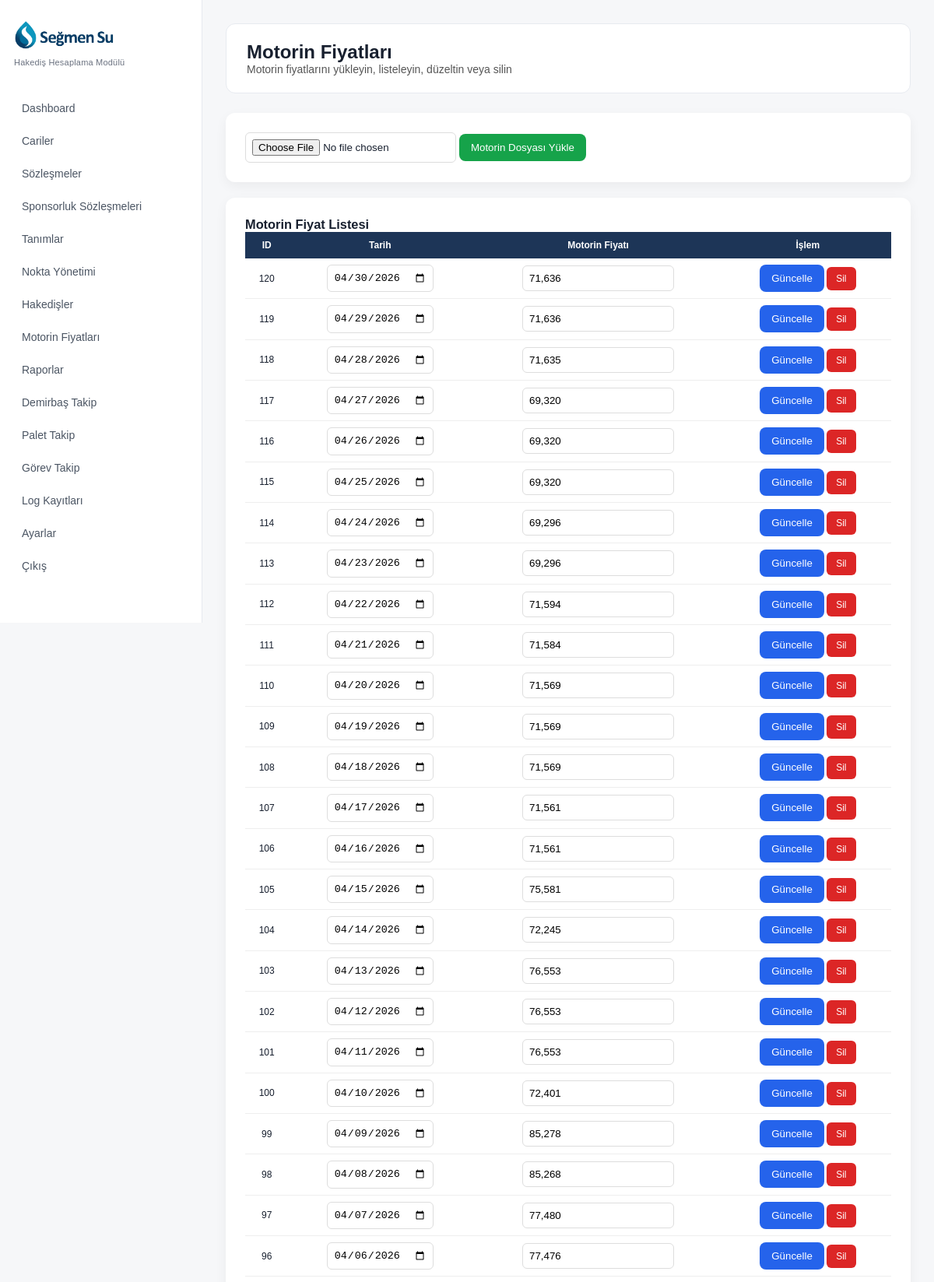
The page /motorin-yukle.php (signed in, upper part) on the database its author committed.
### tables this page shows
CREATE TABLE `motorin_fiyatlari` (
  `id` int(11) NOT NULL,
  `tarih` date DEFAULT NULL,
  `motorin_fiyati` decimal(10,3) DEFAULT NULL,
  `created_at` timestamp NOT NULL DEFAULT current_timestamp()
);

### motorin-yukle.php (the view, shortened to what this page needs)
<?php
require_once __DIR__ . '/config/database.php';
$query = $db->query("
    SELECT *
    FROM motorin_fiyatlari
    ORDER BY tarih DESC
");
$motorinler =
    $query->fetchAll(PDO::FETCH_ASSOC);
?>
<!DOCTYPE html>
<html lang="tr">
<head>
<link rel="stylesheet" href="assets/css/style.css">
</head>
<body>
<?php require_once __DIR__ . '/sidebar.php'; ?>
<div class="main">
    <div class="topbar">
        <h2>Motorin Fiyatları</h2>
        <p>
            Motorin fiyatlarını yükleyin, listeleyin, düzeltin veya silin
        </p>
    </div>
    <div class="box">
        <form method="POST" enctype="multipart/form-data">
            <input type="file" name="csv" required>
            <button type="submit">
                Motorin Dosyası Yükle
            </button>
        </form>
    </div>
    <div class="box">
        <h3>Motorin Fiyat Listesi</h3>
        <table>
            <thead>
                <tr>
                    <th>ID</th>
                    <th>Tarih</th>
                    <th>Motorin Fiyatı</th>
                    <th>İşlem</th>
                </tr>
            </thead>
            <tbody>
            <?php foreach($motorinler as $m): ?>
                <tr>
                    <form method="POST">
                        <td>
                            <?php echo $m['id']; ?>
                        </td>
                        <td>
                            <input
                                type="date"
                                name="tarih"
                                value="<?php echo $m['tarih']; ?>"
                            >
                        </td>
                        <td>
                            <input
                                type="text"
                                name="motorin_fiyati"
                                value="<?php echo number_format($m['motorin_fiyati'],3,',','.'); ?>"
                            >
                        </td>
                        <td>
                            <button
                                type="submit"
                                name="guncelle"
                                value="1"
                                class="btn-blue"
                            >
                                Güncelle
                            </button>
                            <a
                                href="motorin-yukle.php?sil=<?php echo $m['id']; ?>"
                                class="btn-red"
                                onclick="return confirm('Bu kayıt silinsin mi?');"
                            >
                                Sil
                            </a>
                        </td>
                    </form>
                </tr>
            <?php endforeach; ?>
            </tbody>
        </table>
    </div>
</div>
</body>
</html>

### assets/css/style.css (style rules this page uses)
* { margin:0; padding:0; box-sizing:border-box; }
body { font-family:Arial, Helvetica, sans-serif; background:#f6f7f9; font-size:14px; color:#18202f; }
.main { margin-left:260px; padding:30px; }
.topbar { background:white; padding:22px 26px; border-radius:12px; border:1px solid #e7eaf0; box-shadow:none; margin-bottom:25px; }
.topbar h2 { font-size:24px; }
.topbar p { font-size:14px; color:#555; }

### motorin-yukle.php (style rules this page uses)
.box { background:white; padding:25px; border-radius:12px; box-shadow:0 5px 15px rgba(0,0,0,.05); margin-bottom:20px; }
button { background:#16a34a; color:white; border:none; padding:10px 15px; border-radius:8px; cursor:pointer; }
input[type=file], input[type=date], input[type=text] { padding:8px; border:1px solid #ddd; border-radius:6px; }
table { width:100%; border-collapse:collapse; background:white; }
table th { background:#1d3557; color:white; padding:10px; font-size:12px; }
table td { padding:8px; border-bottom:1px solid #eee; text-align:center; font-size:12px; }
.btn-red { background:#dc2626; color:white; padding:8px 12px; border-radius:6px; text-decoration:none; }
.btn-blue { background:#2563eb; }

### rows shown on the page
motorin_fiyatlari: id "120", tarih "04/30/2026", motorin_fiyati "71,636"
motorin_fiyatlari: id "119", tarih "04/29/2026", motorin_fiyati "71,636"
motorin_fiyatlari: id "118", tarih "04/28/2026", motorin_fiyati "71,635"
motorin_fiyatlari: id "117", tarih "04/27/2026", motorin_fiyati "69,320"
motorin_fiyatlari: id "116", tarih "04/26/2026", motorin_fiyati "69,320"
motorin_fiyatlari: id "115", tarih "04/25/2026", motorin_fiyati "69,320"
motorin_fiyatlari: id "114", tarih "04/24/2026", motorin_fiyati "69,296"
motorin_fiyatlari: id "113", tarih "04/23/2026", motorin_fiyati "69,296"
motorin_fiyatlari: id "112", tarih "04/22/2026", motorin_fiyati "71,594"
motorin_fiyatlari: id "111", tarih "04/21/2026", motorin_fiyati "71,584"
motorin_fiyatlari: id "110", tarih "04/20/2026", motorin_fiyati "71,569"
motorin_fiyatlari: id "109", tarih "04/19/2026", motorin_fiyati "71,569"
motorin_fiyatlari: id "108", tarih "04/18/2026", motorin_fiyati "71,569"
motorin_fiyatlari: id "107", tarih "04/17/2026", motorin_fiyati "71,561"
motorin_fiyatlari: id "106", tarih "04/16/2026", motorin_fiyati "71,561"
motorin_fiyatlari: id "105", tarih "04/15/2026", motorin_fiyati "75,581"
motorin_fiyatlari: id "104", tarih "04/14/2026", motorin_fiyati "72,245"
motorin_fiyatlari: id "103", tarih "04/13/2026", motorin_fiyati "76,553"
motorin_fiyatlari: id "102", tarih "04/12/2026", motorin_fiyati "76,553"
motorin_fiyatlari: id "101", tarih "04/11/2026", motorin_fiyati "76,553"
motorin_fiyatlari: id "100", tarih "04/10/2026", motorin_fiyati "72,401"
motorin_fiyatlari: id "99", tarih "04/09/2026", motorin_fiyati "85,278"
motorin_fiyatlari: id "98", tarih "04/08/2026", motorin_fiyati "85,268"
motorin_fiyatlari: id "97", tarih "04/07/2026", motorin_fiyati "77,480"
motorin_fiyatlari: id "96", tarih "04/06/2026", motorin_fiyati "77,476"
